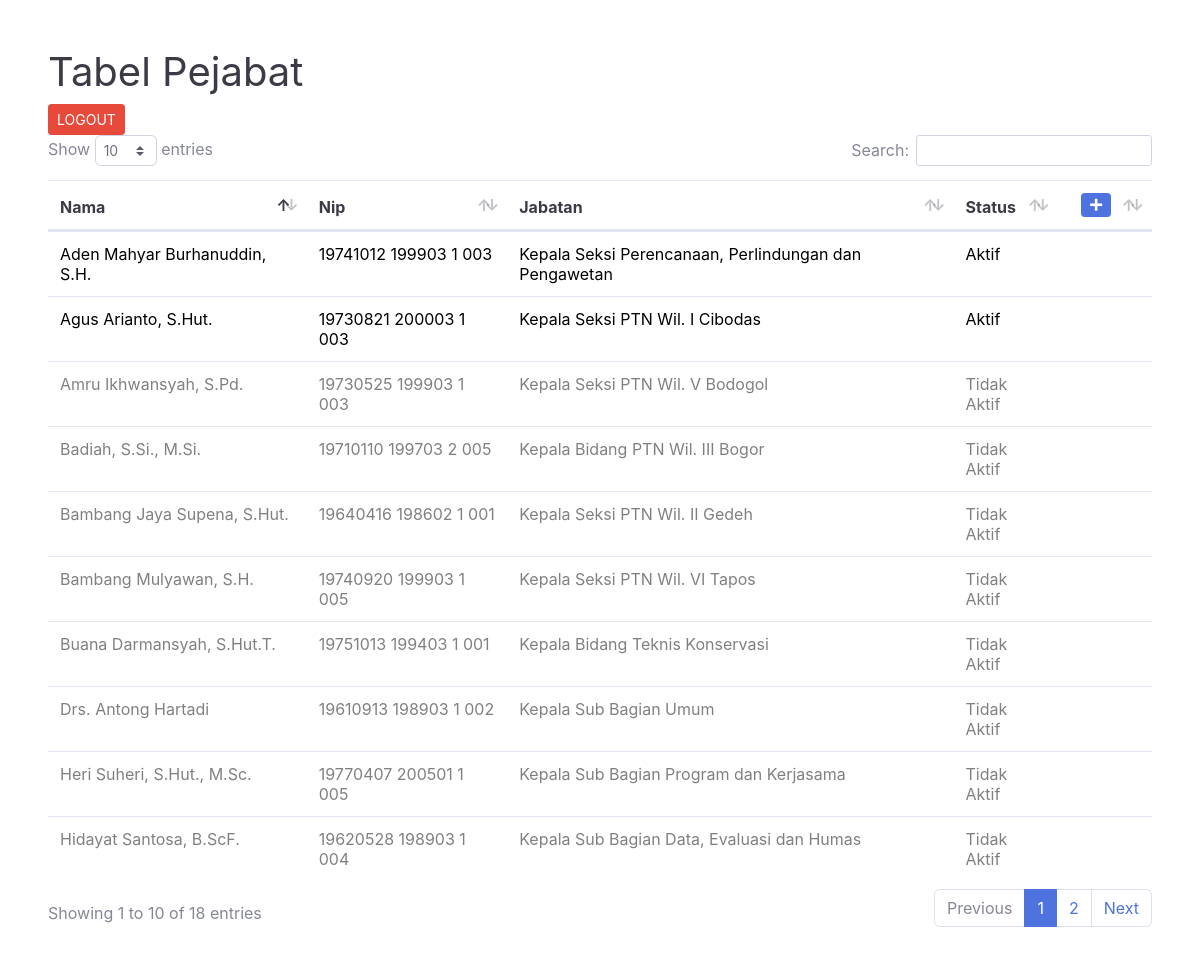
The app's page / (signed in), older data.
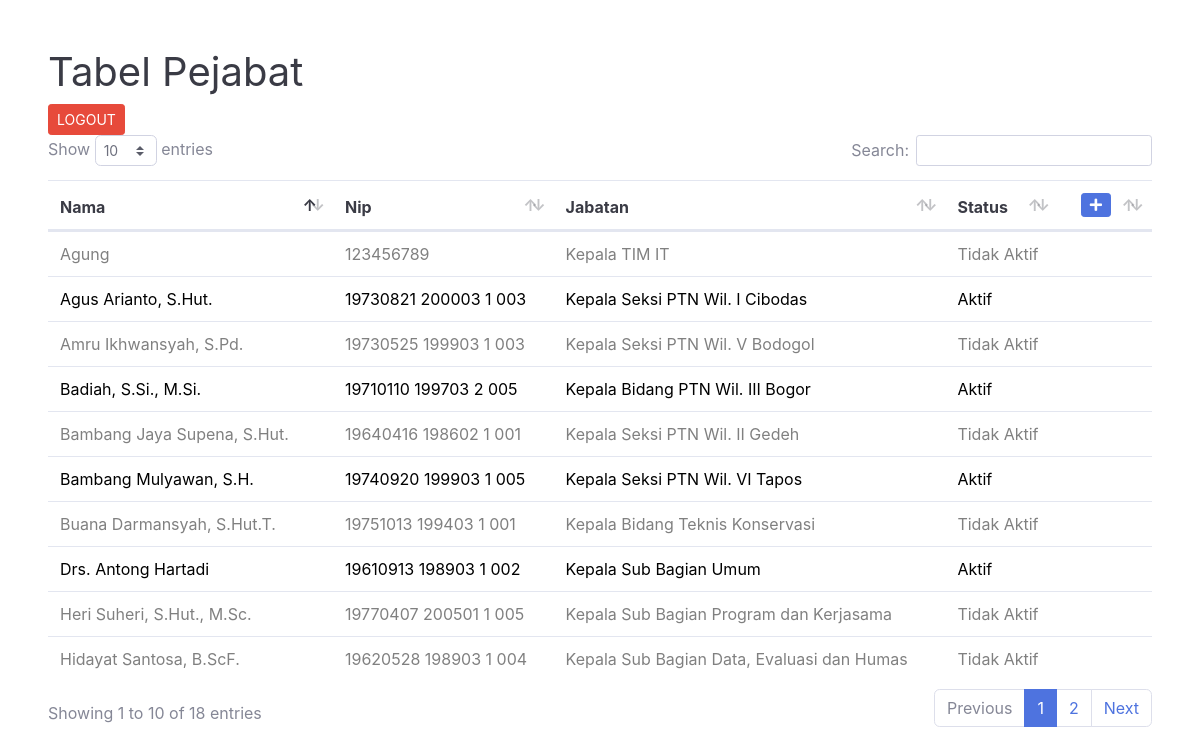
The same page, newer data.
### tables this page shows
CREATE TABLE `pejabat` (
  `id` int(11) NOT NULL,
  `nama` varchar(100) NOT NULL,
  `nip` varchar(50) NOT NULL,
  `jabatan` varchar(100) NOT NULL,
  `status` varchar(25) DEFAULT NULL,
  `tanda_tangan` varchar(100) NOT NULL,
  `password` varchar(255) DEFAULT NULL,
  `username` varchar(255) DEFAULT NULL
);

### index.php (the view, shortened to what this page needs)
<?php
  include "header.php";
?>
    <div class="table-responsive p-5">
        <h1 class="text-gray-900">Tabel Pejabat</h1>
        <a href="logout.php" class='btn btn-danger btn-sm'>LOGOUT</a>
        <table id='dataTables-example' class="text-gray-900 table">
            <thead>
            <tr>
                <th>Nama</th>
                <th>Nip</th>
                <th>Jabatan</th>
                <th>Status</th>
                <th class="text-center">
                    <a href="pejabat_tambah.php" class="btn btn-primary btn-sm">
                        <i class="fas fa-plus"></i>
                    </a>
                </th>
            </tr>
            </thead>
            <tbody>
            <?php
            $sql=mysqli_query($koneksi, "SELECT * FROM pejabat");
            while($d=mysqli_fetch_array($sql)){
                echo "<tr id='search'>
                        <td style='color:".($d['status'] == "Aktif" ? "black" : "grey")."'>$d[nama]</td>
                        <td style='color:".($d['status'] == "Aktif" ? "black" : "grey")."'>$d[nip]</td>
                        <td style='color:".($d['status'] == "Aktif" ? "black" : "grey")."'>$d[jabatan]</td>
                        <td style='color:".($d['status'] == "Aktif" ? "black" : "grey")."'>$d[status]</td>
                        <td align='center' width='70px'>";
                            echo "<div class='modal small fade' id='myModal' tabindex='-1' role='dialog' aria-labelledby='myModalLabel' aria-hidden='true'>
                                <div class='modal-dialog'>
                                    <div class='modal-content'>
                                        <div class='modal-header'>
                                            <h5 id='myModalLabel'>Informasi penghapusan</h5>
                                        </div>
                                        <div class='row modal-body p-3'>
                                            <div class='col-md-12'>
                                                <span class='h6'>Nama Pejabat</span>
                                                <p id='nama_pejabat' class='h5 text-info mb-3'></p>
                                            </div>
                                            <div class='col-md-12 mb-3'>
                                                <h5> Apakah Anda yakin ingin menghapus data ini ?</h5>
                                            </div>
                                            <div class='col-md-12 float-center'>
                                                <a href='' class='btn btn-primary btn-sm' data-dismiss='modal' aria-hidden='true'>Cancel</a>
                                                <a href='#' class='btn btn-danger btn-sm'  id='modalDelete' >Delete</a>
                                            </div>
                                        </div>
                                    </div>
                                </div>
                            </div>
                        </td>
                    </tr>
                    ";
            }
            ?>
            </tbody>
        </table>
    </div>
</body>
</html>

### header.php (shortened to what this page needs)
<html>
<head>
    <link href="asset/bootstrap/css/sb-admin-2.min.css" rel="stylesheet">
    <link rel="stylesheet" href="asset/icon/css/all.min.css">
      <link rel="stylesheet" type="text/css" href="asset/DataTables/datatables.min.css"/>
</head>
<body>

Row changes from the older to the newer data that the page shows:
removed pejabat: nama "Aden Mahyar Burhanuddin, S.H.", nip "19741012 199903 1 003", jabatan "Kepala Seksi Perencanaan, Perlindungan dan Pengawetan", status "Aktif"
changed pejabat "Badiah, S.Si., M.Si.": status "Tidak Aktif" → "Aktif"
added pejabat: nama "Agung", nip "123456789", jabatan "Kepala TIM IT", status "Tidak Aktif"
changed pejabat "Drs. Antong Hartadi": status "Tidak Aktif" → "Aktif"
changed pejabat "Bambang Mulyawan, S.H.": status "Tidak Aktif" → "Aktif"
